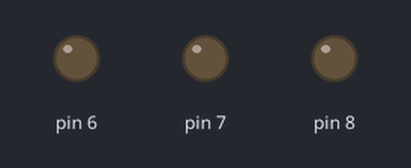
Simulated run of this sketch. Board: Arduino Uno, built with avr-gcc and run on an emulated ATmega328P. On the bench: output pins drawn as LEDs (lit = HIGH).

Above: at 0.2 s.
At 1.2 s:
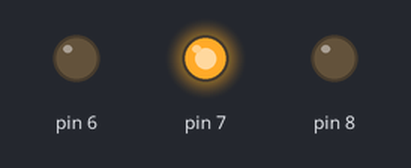
At 1.7 s:
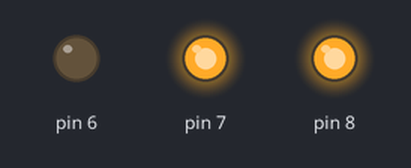
At 2.2 s:
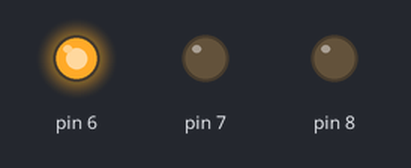
At 3.2 s:
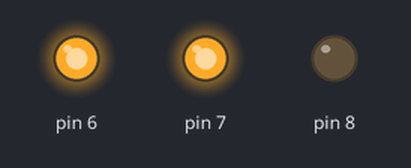
At 4.7 s:
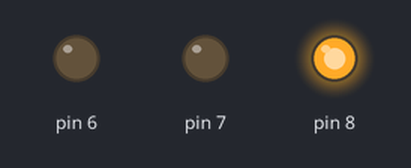
Timing chart, 0 to 5.2 s (numbered marks = the images above):
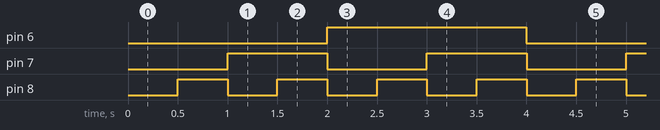

The sketch:

example3_freeRTOS.ino
```cpp
#include <Arduino_FreeRTOS.h>

#define LED_RED 8
#define LED_YELLOW 7
#define LED_GREEN 6

const uint16_t *redLed = (uint16_t *)LED_RED;
const uint16_t *yellowLed = (uint16_t *)LED_YELLOW;
const uint16_t *greenLed = (uint16_t *)LED_GREEN;

const uint16_t *taskParams[3][2] = {{redLed, 500}, {yellowLed, 1000}, {greenLed, 2000}};

void setup()
{
    xTaskCreate(LedControllerTask, "RED LED TASK", 128, (void *)taskParams[0], 1, NULL);
    xTaskCreate(LedControllerTask, "YELLOW LED TASK", 128, (void *)taskParams[1], 1, NULL);
    xTaskCreate(LedControllerTask, "GREEN LED TASK", 128, (void *)taskParams[2], 1, NULL);
}

void LedControllerTask(void *pvParameters)
{

    const uint16_t *params = pvParameters;
    int ledPin = params[0];
    int time = params[1];
    pinMode(ledPin, OUTPUT);
    while (1)
    {
        delay(time);
        digitalWrite(ledPin, digitalRead(ledPin) ^ 1);
    }
}

void loop()
{
}
```

Measured:
- by itself, pin 6: alternates HIGH for 2.0 s and LOW for 2.0 s
- by itself, pin 7: alternates HIGH for 1.0 s and LOW for 1.0 s
- by itself, pin 8: alternates HIGH for 0.50 s and LOW for 0.50 s
